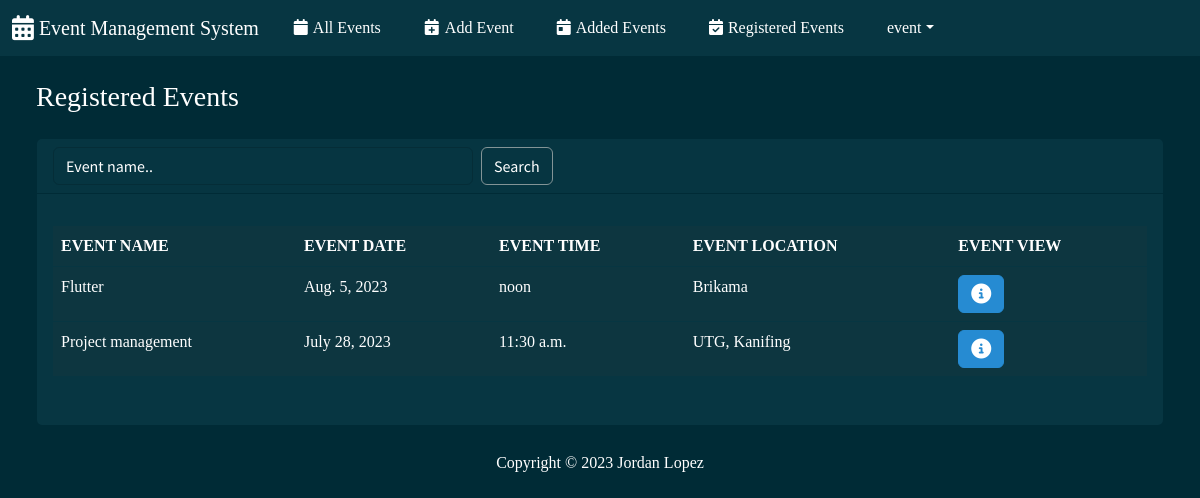
Screenshot of /registered-event/ (signed in) with the database file from the repository.
### event/models.py (models this page shows, shortened)
class EventRegistration(models.Model):
    event = models.ForeignKey(Event, on_delete=models.CASCADE)
    user = models.ForeignKey(UserProfile, on_delete=models.CASCADE)
    events_registered_count = models.IntegerField(default=0)

class Event(models.Model):
    event_organizer = models.ForeignKey(UserProfile, on_delete=models.CASCADE)
    event_name = models.CharField(max_length=1000000)
    event_date = models.DateField()
    event_time = models.TimeField()
    event_location = models.CharField(max_length=1000000)
    event_agenda = models.TextField()
    event_guest_speakers = models.CharField(max_length=1000000)
    event_ticket_price = models.FloatField()
    created_at = models.DateTimeField(default=datetime.now)
    event_registered_count = models.IntegerField(default=0)

### event/views.py (the view, shortened to what this page needs)
# urls.py: path('registered-event/', views.registered_event, name='registered_event'),
@login_required(login_url='login')
def registered_event(request):
    try:
        search_query = request.GET.get('search', '')
        user_profile = UserProfile.objects.get(user=request.user)
        events = EventRegistration.objects.filter(user=user_profile)
        event_present = len(events) > 0
        context =  {
            'events':events,
            'event_present':event_present
        }
        return render(request, 'registered_event.html', context)
    except:
        return render(request, 'error.html')

### templates/registered_event.html (shortened to what this page needs)
{% load static %}
<!DOCTYPE html>
<html lang="en">
<head>
    <link rel="stylesheet" href="{% static 'css/bootstrap.min.css' %}">
    <link rel="stylesheet" href="https://cdnjs.cloudflare.com/ajax/libs/font-awesome/6.3.0/css/all.min.css ">
</head>
<body>
    <nav class="navbar navbar-expand-lg bg-dark" data-bs-theme="dark">
        <div class="container-fluid">
            <a class="navbar-brand" href="{% url 'index' %}" style="font-family: Georgia, 'Times New Roman', Times, serif;"><i class="fa-solid fa-calendar-days fa-lg" style="padding-right: 5px;"></i>Event Management System</a>
            <div class="collapse navbar-collapse" id="navbarColor02">
                <ul class="navbar-nav me-auto">
                    <li class="nav-item">
                        <a class="nav-link active" href="{% url 'index' %}" style="font-family: Georgia, 'Times New Roman', Times, serif;">
                            <i class="fa-solid fa-calendar" style="padding-right: 5px;"></i>All Events
                        </a>
                    </li>
                    <li class="nav-item">
                        <a class="nav-link active" href="{% url 'add_event' %}" style="font-family: Georgia, 'Times New Roman', Times, serif;"><i class="fa-solid fa-calendar-plus" style="padding-right: 5px;"></i>Add Event</a>
                    </li>
                    <li class="nav-item">
                        <a class="nav-link active" href="{% url 'added_event' %}" style="font-family: Georgia, 'Times New Roman', Times, serif;"><i class="fa-solid fa-calendar-day" style="padding-right: 5px;"></i>Added Events</a>
                    </li>
                    <li class="nav-item">
                        <a class="nav-link active" href="{% url 'registered_event' %}" style="font-family: Georgia, 'Times New Roman', Times, serif;"><i class="fa-solid fa-calendar-check" style="padding-right: 5px;"></i>Registered Events</a>
                    </li>
                    <li class="nav-item dropdown">
                        <a style="font-family: Georgia, 'Times New Roman', Times, serif;color: #fff;" class="nav-link dropdown-toggle" data-bs-toggle="dropdown" href="#" role="button" aria-haspopup="true" aria-expanded="false">{{request.user}}</a>
                    </li>
                </ul>
            </div>
        </div>
    </nav>
    <div class="container-fluid">
        <h3 class="m-4" style="color: #fff;font-family: Georgia, 'Times New Roman', Times, serif;">Registered Events</h3>
        <div class="row">
            <div class="col-12">
                <div class="card bg-dark ms-4 me-4 mb-4">
                    <div class="card-header">
                        <form class="d-flex" method="GET" action="{% url 'registered_event' %}">
                            <input style="width: 35vw;" id="do" class="form-control me-sm-2" name="search" type="search" placeholder="Event name..">
                            <button class="btn btn-secondary my-2 my-sm-0" style="color: #fff;background:transparent" type="submit">Search</button>
                        </form>
                    </div>
                    <div class="card-body">
                        <p class="card-text">
                            <div class="table-responsive">
                                {% if event_present %}
                                <table class="table table-hover">
                                    <thead>
                                        <tr>
                                            <th style="color: #fff;font-family: Georgia, 'Times New Roman', Times, serif;margin-bottom:10px;" scope="col">EVENT NAME</th>
                                            <th style="color: #fff;font-family: Georgia, 'Times New Roman', Times, serif;" scope="col">EVENT DATE</th>
                                            <th style="color: #fff;font-family: Georgia, 'Times New Roman', Times, serif;" scope="col">EVENT TIME</th>
                                            <th style="color: #fff;font-family: Georgia, 'Times New Roman', Times, serif;" scope="col">EVENT LOCATION</th>
                                            <th style="color: #fff;font-family: Georgia, 'Times New Roman', Times, serif;" scope="col">EVENT VIEW</th>
                                        </tr>
                                    </thead>
                                    <tbody>
                                        {% for event in events reversed %}
                                        <tr>
                                            <td style="color: #fff;font-family: Georgia, 'Times New Roman', Times, serif;">{{event.event.event_name}}</td>
                                            <td style="color: #fff;font-family: Georgia, 'Times New Roman', Times, serif;">{{event.event.event_date}}</td>
                                            <td style="color: #fff;font-family: Georgia, 'Times New Roman', Times, serif;">{{event.event.event_time}}</td>
                                            <td style="color: #fff;font-family: Georgia, 'Times New Roman', Times, serif;">{{event.event.event_location}}</td>
                                            <td>
                                                <button type="button" class="btn btn-info" href="" data-bs-toggle="modal" data-bs-target="#myModal{{ event.event.id }}"><i class="fa-solid fa-circle-info fa-lg"></i></button>
                                            </td>
                                        </tr>
                                        {% endfor %}
                                    </tbody>
                                </table>
                                {% else %}
                                <p style="font-family: Georgia, 'Times New Roman', Times, serif;color:#fff;">No Events</p>
                                {% endif %}
                            </div>
                        </p>
                    </div>
                </div>
            </div>
        </div>
    </div>
    <footer class="mt-auto mb-4">
        <div class="text-center">
            <span  style="color: #fff;font-family: Georgia, 'Times New Roman', Times, serif;">
                Copyright &copy; <script>document.write(new Date().getFullYear())</script> Jordan Lopez
            </span>
        </div>
    </footer>
</body>
</html>

### templates/registered_event.html (style rules this page uses)
.nav-link, .navbar-brand { margin-right: 27px; }
#do::placeholder { color: white; }
#do { color: white; background: transparent; }

### rows the page displays
EventRegistration: event.event_name "Flutter", event.event_date "Aug. 5, 2023", event.event_time "noon", event.event_location "Brikama"
EventRegistration: event.event_name "Project management", event.event_date "July 28, 2023", event.event_time "11:30 a.m.", event.event_location "UTG, Kanifing"

### other values shown
{{ request.user }} "event"
